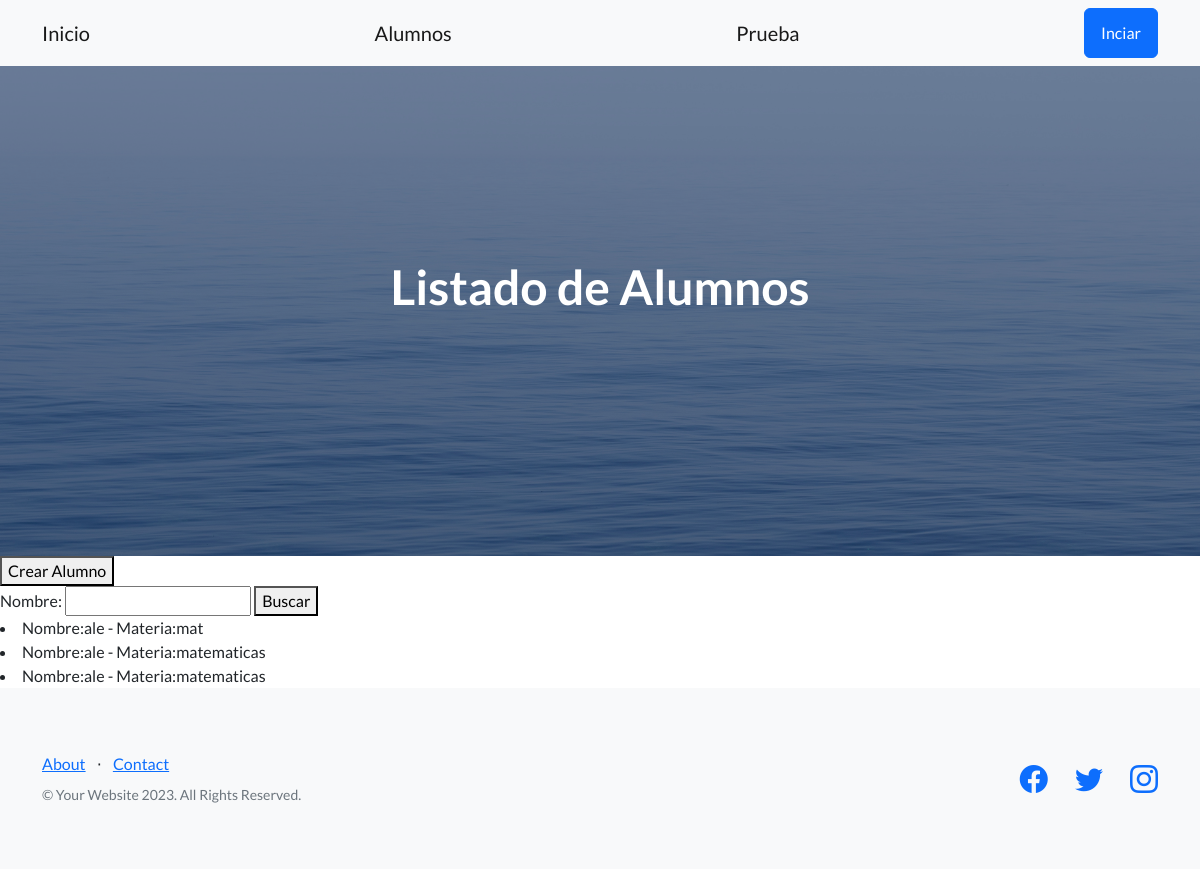
The app's page /alumnos/, older data.
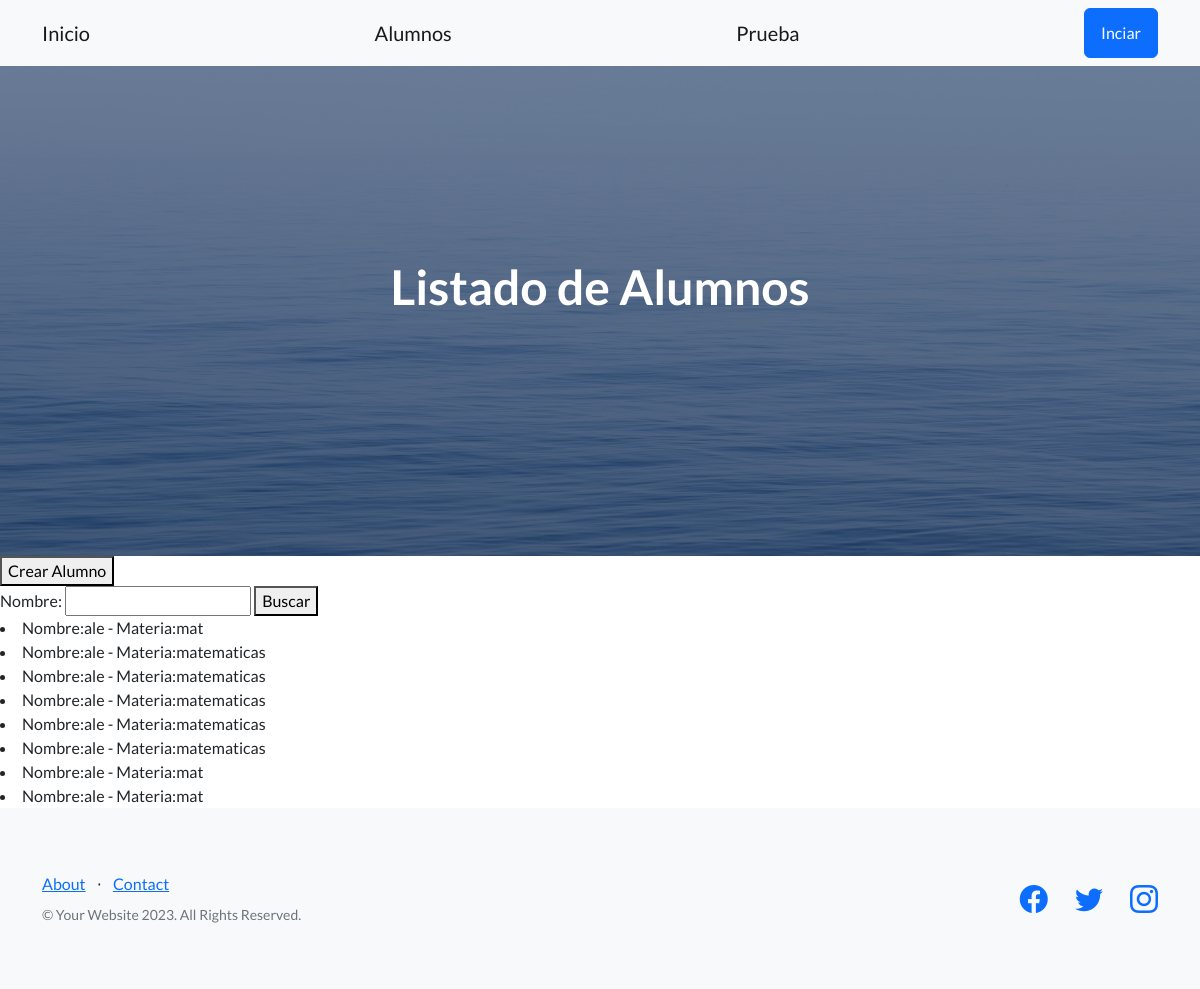
The same page, newer data.
### inicio/models.py (models this page shows)
class Alumno(models.Model): # Se crea un modelo.
    nombre = models.CharField(max_length=20)
    curso = models.CharField(max_length=20)

### inicio/views.py (the view)
# urls.py: path("alumnos/", views.lista_alumnos,name="lista_alumnos"),
def lista_alumnos(request):
    formulario = BuscarAlumnoFormulario(request.GET)
    if formulario.is_valid():
     nombre_buscar = formulario.cleaned_data["nombre"]
     listado_de_alumnos = Alumno.objects.filter(nombre__icontains=nombre_buscar)
    formulario = BuscarAlumnoFormulario()
    return render(request, "inicio/lista_alumnos.html", {'formulario':formulario, "alumnos":listado_de_alumnos})

### inicio/form.py
class BuscarAlumnoFormulario(forms.Form):
    nombre= forms.CharField(max_length=20,required=False)

### inicio/templates/inicio/lista_alumnos.html (shortened to what this page needs)
{% extends 'base.html' %}
{% block header_mensaje  %}
Listado de Alumnos
{% endblock header_mensaje %}
{% block contenido %}
<button>
 <a class="navbar-brand" href={% url 'inicio:crear_alumno' %}>Crear Alumno</a>
</button>
<form action="" method="GET">
    {{formulario}}
    <button>Buscar</button>
</form>
{% for alumno in alumnos  %}
<li>Nombre:{{alumno.nombre}} - Materia:{{alumno.curso}}</li>
{% endfor %}
{% endblock contenido %}

### templates/base.html (shortened to what this page needs)
<!DOCTYPE html>
<html lang="en">
    {% load static %}
    <head>
        <link href="https://cdn.jsdelivr.net/npm/bootstrap-icons@1.5.0/font/bootstrap-icons.css" rel="stylesheet" type="text/css" />
        <link href={% static 'css/styles.css' %} rel="stylesheet" />
    </head>
    <body>
        <nav class="navbar navbar-light bg-light static-top">
            <div class="container">
                <a class="navbar-brand" href={% url 'inicio:inicio' %}>Inicio</a>
                <a class="navbar-brand" href={% url 'inicio:lista_alumnos' %}>Alumnos</a>
                <a class="navbar-brand" href={% url 'inicio:prueba' %}>Prueba</a>
                <a class="btn btn-primary" href="#signup">Inciar</a>
            </div>
        </nav>
        {% block header %}
        <header class="masthead">
            <div class="container position-relative">
                <div class="row justify-content-center">
                    <div class="col-xl-6">
                        <div class="text-center text-white">
                            <h1 class="mb-5">
                            {% block header_mensaje %}{% endblock header_mensaje %}
                            </h1>
                        </div>
                    </div>
                </div>
            </div>
        </header>
        {% endblock header  %}
        {% block contenido %}
        {% endblock contenido %}
         <footer class="footer bg-light">
            <div class="container">
                <div class="row">
                    <div class="col-lg-6 h-100 text-center text-lg-start my-auto">
                        <ul class="list-inline mb-2">
                            <li class="list-inline-item"><a href="#!">About</a></li>
                            <li class="list-inline-item">⋅</li>
                            <li class="list-inline-item"><a href="#!">Contact</a></li>
                        </ul>
                        <p class="text-muted small mb-4 mb-lg-0">&copy; Your Website 2023. All Rights Reserved.</p>
                    </div>
                    <div class="col-lg-6 h-100 text-center text-lg-end my-auto">
                        <ul class="list-inline mb-0">
                            <li class="list-inline-item me-4">
                                <a href="#!"><i class="bi-facebook fs-3"></i></a>
                            </li>
                            <li class="list-inline-item me-4">
                                <a href="#!"><i class="bi-twitter fs-3"></i></a>
                            </li>
                            <li class="list-inline-item">
                                <a href="#!"><i class="bi-instagram fs-3"></i></a>
                            </li>
                        </ul>
                    </div>
                </div>
            </div>
        </footer>
    </body>
</html>

Row changes from the older to the newer data that the page shows:
added Alumno: nombre "ale", curso "matematicas"
added Alumno: nombre "ale", curso "matematicas"
added Alumno: nombre "ale", curso "matematicas"
added Alumno: nombre "ale", curso "mat"
added Alumno: nombre "ale", curso "mat"
